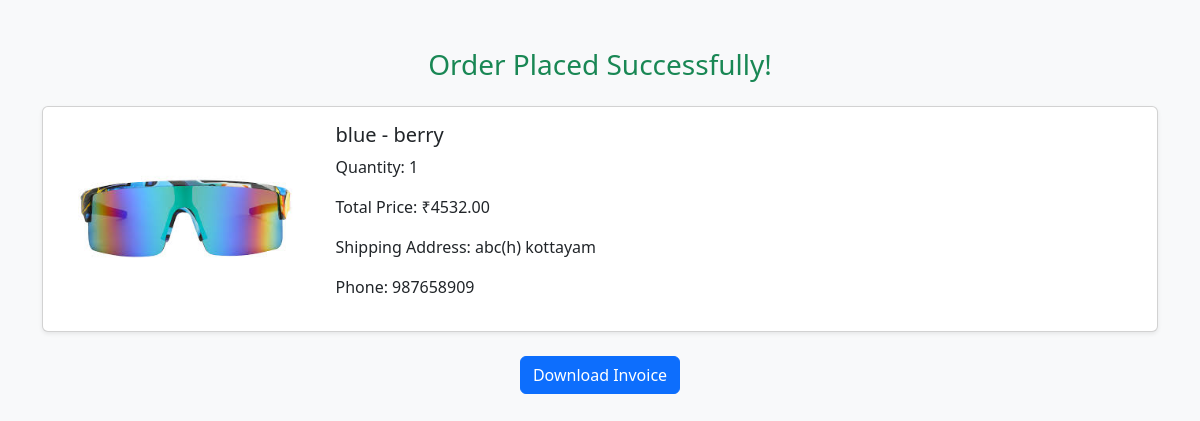
The page /order-success/1/ on the database its author committed.
### eyeconicapp/models.py (models this page shows, shortened)
class Order(models.Model):
    user=models.ForeignKey(UserRegistration,on_delete=models.CASCADE)
    product=models.ForeignKey(Product,on_delete=models.CASCADE)
    quantity=models.PositiveBigIntegerField(default=1)
    address=models.TextField()
    phone=models.CharField(max_length=15)
    ordered_at=models.DateTimeField(auto_now_add=True)
    total_price=models.DecimalField(max_digits=10,decimal_places=2)
    status=models.CharField(max_length=20,default='pending')

class Product(models.Model):
    product_name=models.CharField(max_length=100)
    product_description=models.TextField()
    product_price=models.DecimalField(max_digits=10,decimal_places=2)
    product_image=models.ImageField(null=True,blank=True,upload_to='products/')

### eyeconicapp/views.py (the view, shortened to what this page needs)
# urls.py: path('order-success/<str:order_ids>/', views.order_success, name='order_success'),
def order_success(request, order_ids):
    order_ids = [int(i) for i in order_ids.split(",")]
    orders = Order.objects.filter(id__in=order_ids)
    return render(request, "order_success.html", {"orders": orders})

### templates/order_success.html (shortened to what this page needs)
<!DOCTYPE html>
<html lang="en">
<head>
  <link href="https://cdn.jsdelivr.net/npm/bootstrap@5.3.0/dist/css/bootstrap.min.css" rel="stylesheet">
</head>
<body class="bg-light">
<div class="container mt-5">
  <h3 class="text-center mb-4 text-success">Order Placed Successfully!</h3>
  {% for order in orders %}
  <div class="card mb-3 p-3 shadow-sm">
    <div class="row align-items-center">
      <div class="col-md-3">
        <img src="{{ order.product.product_image.url }}" class="img-fluid" alt="{{ order.product.product_name }}">
      </div>
      <div class="col-md-9">
        <h5>{{ order.product.product_name }}</h5>
        <p>Quantity: {{ order.quantity }}</p>
        <p>Total Price: ₹{{ order.total_price }}</p>
        <p>Shipping Address: {{ order.address }}</p>
        <p>Phone: {{ order.phone }}</p>
      </div>
    </div>
  </div>
  {% endfor %}
  <div class="text-center mt-4">
<a href="?download=invoice" class="btn btn-primary">Download Invoice</a>
  </div>
</div>
</body>
</html>

### rows shown on the page
Order: product.product_image (picture), product.product_name "blue - berry", quantity "1", total_price "4532.00", address "abc(h) kottayam", phone "987658909"
